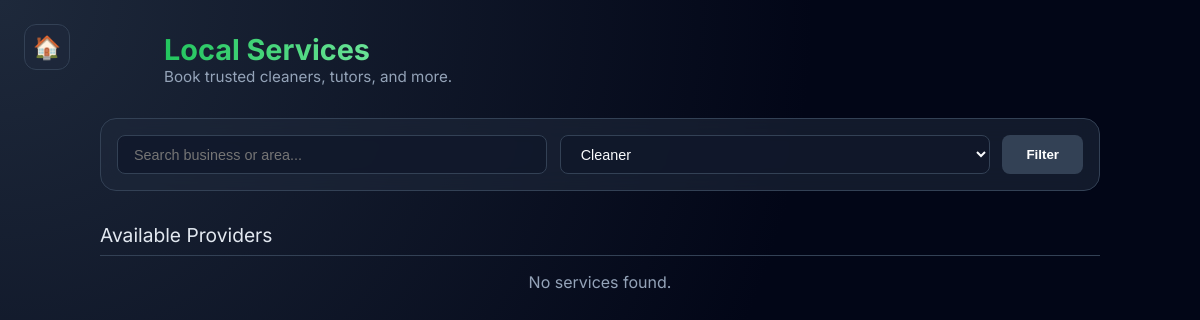
The page /service_list.php?type=Cleaner (signed in) on the database as committed earlier.
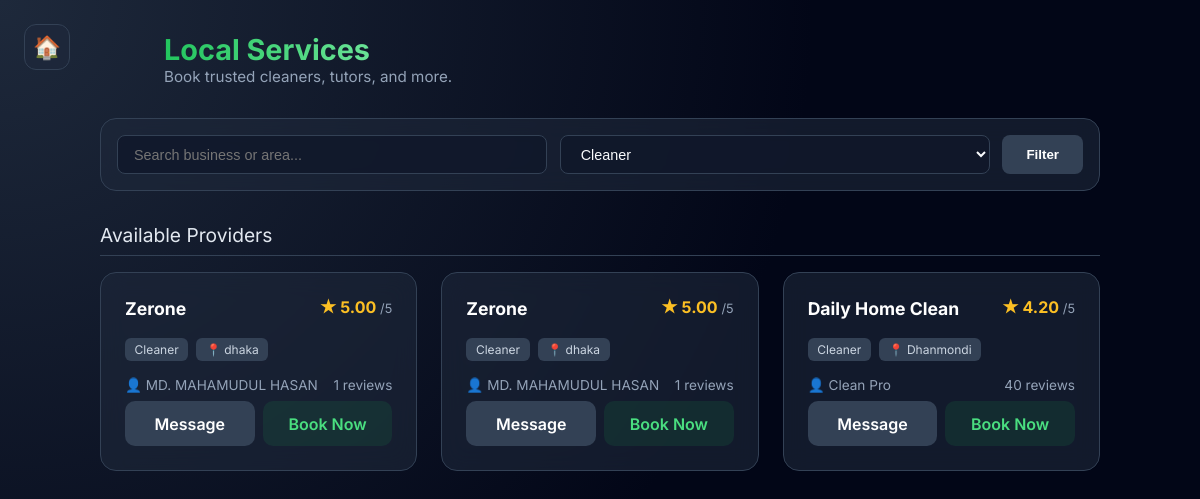
The same page on the database as committed later.
### tables this page shows
CREATE TABLE `provider_services` (
  `ServiceID` int(11) NOT NULL AUTO_INCREMENT,
  `ProviderID` int(11) NOT NULL,
  `ServiceType` varchar(50) NOT NULL,
  `Description` text DEFAULT NULL,
  `Price` decimal(10,2) DEFAULT NULL,
  `IsActive` tinyint(1) DEFAULT 1,
  `IsApproved` tinyint(1) DEFAULT 0,
  `CreatedAt` datetime DEFAULT current_timestamp(),
  PRIMARY KEY (`ServiceID`),
  KEY `idx_ps_provider` (`ProviderID`),
  KEY `idx_ps_type` (`ServiceType`),
  CONSTRAINT `fk_ps_provider` FOREIGN KEY (`ProviderID`) REFERENCES `serviceprovider` (`ProviderID`) ON DELETE CASCADE ON UPDATE CASCADE
);

CREATE TABLE `serviceprovider` (
  `ProviderID` int(11) NOT NULL,
  `ServiceType` enum('Cleaner','Van','Mess','Tuition','Other') NOT NULL,
  `BusinessName` varchar(100) NOT NULL,
  `Area` varchar(100) NOT NULL,
  `AverageRating` decimal(3,2) NOT NULL DEFAULT 0.00,
  `TotalReviews` int(11) NOT NULL DEFAULT 0,
  `IsApproved` tinyint(1) NOT NULL DEFAULT 0 COMMENT 'Admin must approve before visible to students',
  `Description` text DEFAULT NULL,
  `StartingPrice` decimal(10,2) DEFAULT 0.00,
  PRIMARY KEY (`ProviderID`),
  CONSTRAINT `fk_sp_user` FOREIGN KEY (`ProviderID`) REFERENCES `user` (`UserID`) ON DELETE CASCADE ON UPDATE CASCADE
);

CREATE TABLE `user` (
  `UserID` int(11) NOT NULL AUTO_INCREMENT,
  `FullName` varchar(100) NOT NULL,
  `Email` varchar(100) NOT NULL,
  `Phone` varchar(20) NOT NULL,
  `PasswordHash` varchar(255) NOT NULL,
  `Role` enum('Student','Owner','ServiceProvider','Admin') NOT NULL DEFAULT 'Student',
  `AgeGroup` enum('18-21','22-25','26-30','Over30') NOT NULL,
  `LivingStatus` enum('Alone','Roommates','Family','Hostel') NOT NULL,
  `CreatedAt` datetime NOT NULL DEFAULT current_timestamp(),
  `Status` enum('Active','Blocked','Suspended') NOT NULL DEFAULT 'Active',
  `Bio` text DEFAULT NULL,
  `Country` varchar(100) DEFAULT NULL,
  PRIMARY KEY (`UserID`),
  UNIQUE KEY `Email` (`Email`)
);

### service_list.php (the view, shortened to what this page needs)
<?php
include 'config.php';
$search = isset($_GET['q']) ? trim($_GET['q']) : '';
$serviceType = isset($_GET['type']) ? $_GET['type'] : 'All';
$whereMy = "WHERE sp.ProviderID = ?";
$whereOther = "WHERE sp.ProviderID != ? AND u.Status = 'Active' AND sp.IsApproved = 1 AND ps.IsApproved = 1 AND ps.IsActive = 1";
$paramsMy = [$_SESSION['user_id']];
$typesMy = "i";
$paramsOther = [$_SESSION['user_id']];
$typesOther = "i";
$filters = ['serviceType' => $serviceType, 'search' => $search];
applyServiceFilters($whereMy, $typesMy, $paramsMy, $filters);
applyServiceFilters($whereOther, $typesOther, $paramsOther, $filters);
$sqlOther = "
    SELECT ps.ServiceID, ps.ProviderID, ps.ServiceType, ps.Description, ps.Price,
           sp.BusinessName, sp.Area, sp.AverageRating, sp.TotalReviews, u.FullName
    FROM PROVIDER_SERVICES ps
    JOIN SERVICEPROVIDER sp ON ps.ProviderID = sp.ProviderID
    JOIN USER u ON sp.ProviderID = u.UserID
    $whereOther
    ORDER BY sp.AverageRating DESC
";
$stmtOther = $conn->prepare($sqlOther);
if ($typesOther) {
    $stmtOther->bind_param($typesOther, ...$paramsOther);
}
$stmtOther->execute();
$resultOther = $stmtOther->get_result();
?>
<!DOCTYPE html>
<html lang="en">
<head>
</head>
<body>
    <a href="index.php" class="home-btn" title="Home">🏠</a>
    <div class="container">
        <div class="header">
            <div>
                <h2>Local Services</h2>
                <div class="subtitle">Book trusted cleaners, tutors, and more.</div>
            </div>
        </div>
        <form method="get" class="filter-bar">
            <input type="text" name="q" placeholder="Search business or area..."
                value="<?php echo htmlspecialchars($search); ?>">
            <select name="type">
                <option value="Cleaner" <?php if ($serviceType == 'Cleaner')
                    echo 'selected'; ?>>Cleaner</option>
            </select>
            <button type="submit">Filter</button>
        </form>
        <div class="section-title">Available Providers</div>
        <?php if ($resultOther->num_rows === 0): ?>
            <p style="color:#94a3b8; text-align:center;">No services found.</p>
        <?php else: ?>
            <div class="grid">
                <?php while ($row = $resultOther->fetch_assoc()): ?>
                    <div class="card">
                        <div class="card-top">
                            <div class="business-name"><?php echo htmlspecialchars($row['BusinessName']); ?></div>
                            <div class="rating">★ <?php echo $row['AverageRating']; ?> <span
                                    style="color:#94a3b8;font-size:0.8rem;font-weight:400">/5</span></div>
                        </div>
                        <div class="tags">
                            <div class="tag"><?php echo $row['ServiceType']; ?></div>
                            <div class="tag">📍 <?php echo $row['Area']; ?></div>
                        </div>
                        <div class="meta-row">
                            <span>👤 <?php echo htmlspecialchars($row['FullName']); ?></span>
                            <span><?php echo $row['TotalReviews']; ?> reviews</span>
                        </div>
                        <div style="display:flex; gap:0.5rem; margin-top:auto;">
                            <a href="chat.php?user_id=<?php echo $row['ProviderID']; ?>" class="btn-book"
                                style="flex:1; background:#334155; color:white;">Message</a>
                            <a href="service_book.php?service_id=<?php echo $row['ServiceID']; ?>" class="btn-book"
                                style="flex:1;">Book Now</a>
                        </div>
                    </div>
                <?php endwhile; ?>
            </div>
        <?php endif; ?>
    </div>
</body>
</html>

Rows that differ between the two databases and show on the page:
added provider_services: ProviderID.BusinessName "Zerone", ProviderID.AverageRating "5.00", ServiceType "Cleaner", ProviderID.Area "dhaka", user.FullName "MD. MAHAMUDUL HASAN", ProviderID.TotalReviews "1"
added provider_services: ProviderID.BusinessName "Zerone", ProviderID.AverageRating "5.00", ServiceType "Cleaner", ProviderID.Area "dhaka", user.FullName "MD. MAHAMUDUL HASAN", ProviderID.TotalReviews "1"
added provider_services: ProviderID.BusinessName "Daily Home Clean", ProviderID.AverageRating "4.20", ServiceType "Cleaner", ProviderID.Area "Dhanmondi", user.FullName "Clean Pro", ProviderID.TotalReviews "40"
Other text that changed with them:
text no longer shown: "No services found."
